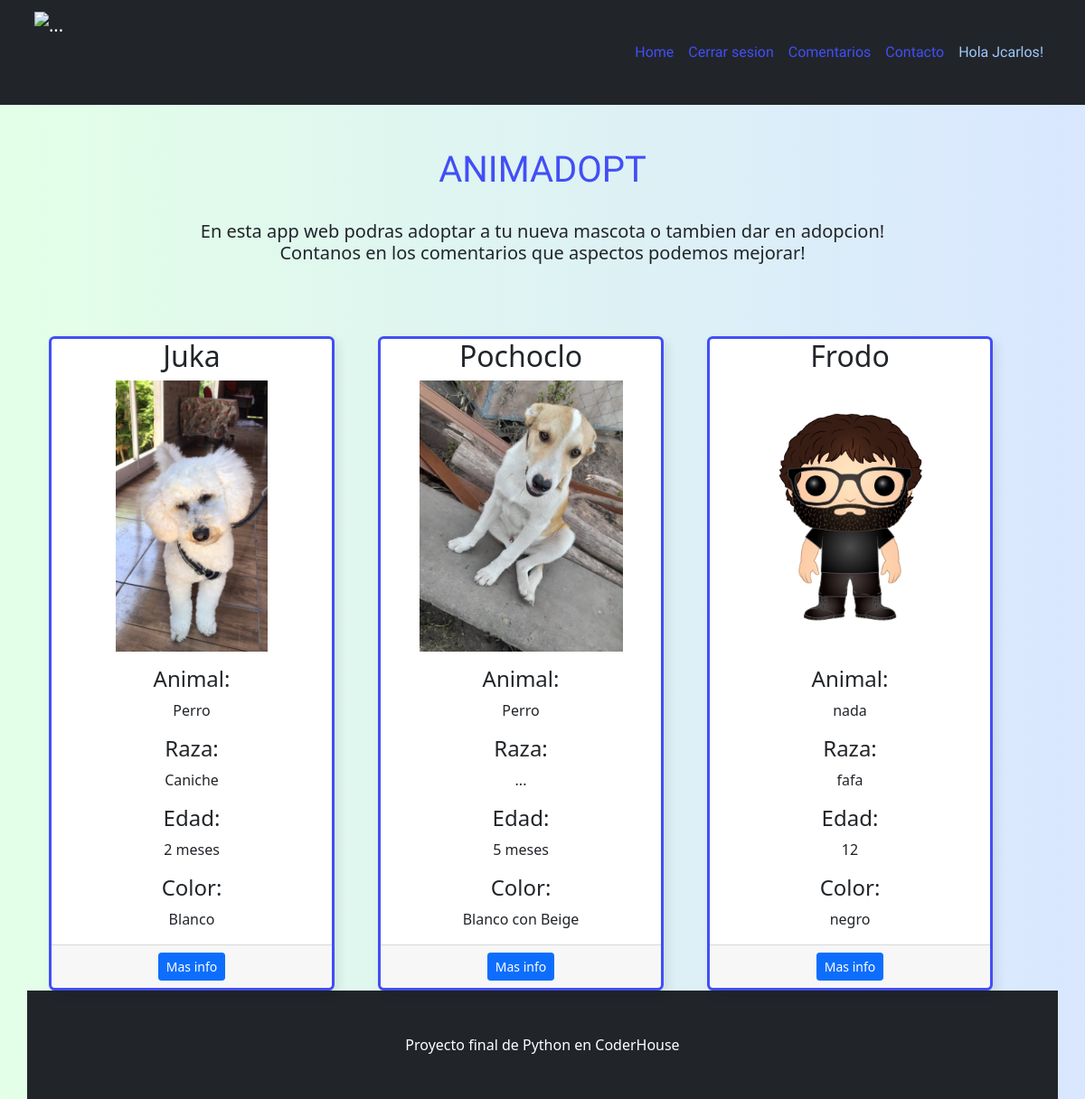
Screenshot of /project/home/ (signed in) with the database file from the repository.
### blogapp/models.py (models this page shows)
class Mascotas(models.Model):
    nombre = models.CharField(max_length=200)
    animal = models.CharField(max_length=200)
    raza = models.CharField(max_length=100)
    edad = models.CharField(max_length=100)
    color = models.CharField(max_length=200)
    imagen = models.ImageField(upload_to='fotosmascotas', null=True, blank=True)

### blogapp/views.py (the view)
# urls.py: path('home/', mostrar_articulos, name="home"),
def mostrar_articulos(request):
    mascotas = Mascotas.objects.all()
    if request.method == "POST":
        formulario = MascotaFormulario(request.POST, request.FILES)
        if formulario.is_valid():
            mascotas = Mascotas()
            mascotas.nombre = request.POST.get('nombre')
            mascotas.animal = request.POST.get('animal')
            mascotas.raza = request.POST.get('raza')
            mascotas.edad = request.POST.get('edad')
            mascotas.color = request.POST.get('color')
            mascotas.imagen = request.FILES.get('imagen')
            mascotas.save()
        return render(request, "blogapp/mostrar_articulos.html", {"mascotas": mascotas})
    else:
        return render(request, "blogapp/mostrar_articulos.html", {"mascotas": mascotas})

### blogapp/templates/blogapp/mostrar_articulos.html
{% extends 'blogapp/index.html' %}
{% block mascotas %}
    {% if mascotas %}
        {% for mascota in mascotas  %}
        <div class="col-md-4 mb-5; text-center">
            <div style="border-radius: 0.4em;
                        box-shadow: 0.3em 0.3em 0.7em #00000015;
                        transition: border 0.5s cubic-bezier(0.175, 0.885, 0.32, 1.275);
                        border: rgb(66, 78, 246) 0.2em solid;" class="card h-100">
                <div class="card-body; text-center;">
                    <div class="card-title" >
                        <h2> {{mascota.nombre}} </h2>
                    </div>
                        {% if mascota.imagen %}
                            <img style="max-height: 300px;" class="img-fluid" src="{{ mascota.imagen.url }}">
                        {% else %}
                        <img src="https://via.placeholder.com/400x350">
                        {% endif %}
                    <p class="card-text"> <h4>Animal:</h4>{{mascota.animal}} </p>
                    <p class="card-text"> <h4>Raza:</h4>{{mascota.raza}} </p>
                    <p class="card-text"> <h4>Edad:</h4>{{mascota.edad}} </p>
                    <p class="card-text"> <h4>Color:</h4>{{mascota.color}} </p>
                </div>
                <div class="card-footer">
                    <a class="btn btn-primary btn-sm" href=" {% url 'mostrar-mascota' mascota.id %} ">Mas info</a>
                </div>
            </div>
        </div>
        {% endfor %}
    {% endif %}
{% endblock %}

### blogapp/templates/blogapp/index.html (shortened to what this page needs)
<!DOCTYPE html>
<html lang="en">
    <head>
        {% load static %}
        <link href=" {% static 'css/styles.css' %} " rel="stylesheet" />
    </head>
    <body>
        <nav class="navbar navbar-expand-sm navbar-dark bg-dark">
            <div class="container px-2">
                <img class="navbar-brand" src="{% static 'assets/img/catslepp.svg' %}" width="100" height="100" alt="..." />
                <div class="collapse navbar-collapse" id="navbarSupportedContent">
                    <ul class="navbar-nav ms-auto mb-2 mb-lg-0">
                        <li class="nav-item"><a style="font-family: 'Zen Dots', cursive; color: rgb(66, 78, 246);" class="nav-link active" aria-current="page" href=" {% url 'home' %} ">Home</a></li>
                        {% if request.user.is_authenticated%}
                        <li class="nav-item"><a style="font-family: 'Zen Dots', cursive; color: rgb(66, 78, 246);" class="nav-link" href="{% url 'logout' %}">Cerrar sesion</a>
                        <li class="nav-item"><a style="font-family: 'Zen Dots', cursive; color: rgb(66, 78, 246);" class="nav-link" href="{% url 'lcomen' %}">Comentarios</a></li>
                        <li class="nav-item"><a style="font-family: 'Zen Dots', cursive; color: rgb(66, 78, 246);" class="nav-link" href="{% url 'contacto' %}">Contacto</a></li>
                        <li class="nav-item"><a style="font-family: 'Zen Dots', cursive; color: rgb(159, 201, 255);" class="nav-link" href="{% url 'perfil' %}">Hola {{request.user.username}}!</a></li>
                        {% endif %}
                    </ul>
                </div>
            </div>
        </nav>
        <div class="container px-4 px-lg-5; text-center">
            {% if request.user.is_authenticated %}
                <div class="row gx-4 gx-lg-5 align-items-center my-5">
                    <div class="text-center">
                        <div class="text-center">
                            <h1 style="font-family: 'Zen Dots', cursive; color: rgb(66, 78, 246);" >ANIMADOPT</h1>
                            <br>
                            <h5>En esta app web podras adoptar a tu nueva mascota o tambien dar en adopcion!
                                <br>
                                Contanos en los comentarios que aspectos podemos mejorar!
                            </h5>
                            <br>
                        </div>
                    </div>
                </div>
            {% endif %}
            <div class="row gx-4 gx-lg-5">
                <div class="row gx-4 gx-lg-5">
                {% block mascotas %}
                {% endblock %}
                </div>
        <footer class="py-5 bg-dark">
            <div class="container px-4 px-lg-5"><p class="m-0 text-center text-white">Proyecto final de Python en CoderHouse</p></div>
        </footer>
    </body>
</html>

### blogapp/templates/blogapp/index.html (style rules this page uses)
body { background: linear-gradient(90deg, #e3ffe7 0%, #d9e7ff 100%); }

### rows the page displays
Mascotas: nombre "Juka", imagen (picture), animal "Perro", raza "Caniche", edad "2 meses", color "Blanco"
Mascotas: nombre "Pochoclo", imagen (picture), animal "Perro", raza "...", edad "5 meses", color "Blanco con Beige"
Mascotas: nombre "Frodo", imagen (picture), animal "nada", raza "fafa", edad "12", color "negro"

### other values shown
{{ request.user.username }} "Jcarlos"
